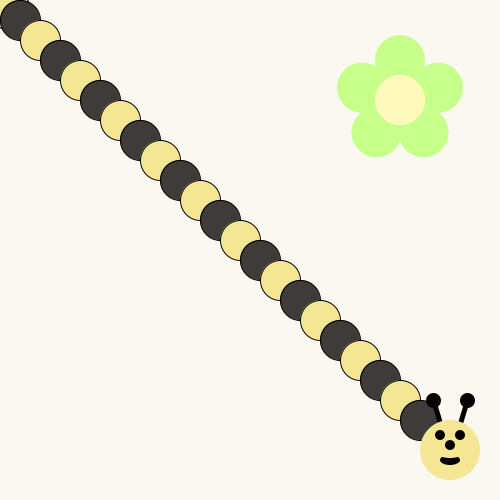
Frame 1 (no input)
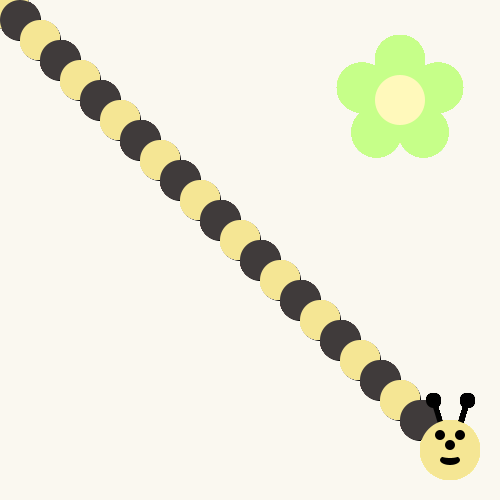
Frame 60 (the mouse pressed at the canvas centre just before this capture)
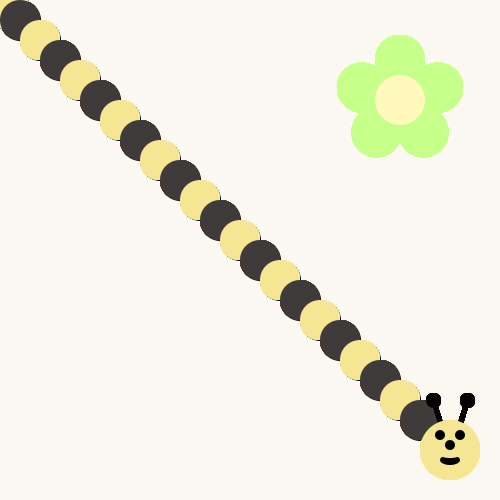
Frame 120 (the mouse held since frame 60 and released just before this capture)

The Processing sketch that drew these frames (run headless with seeded random() and noise(); from frame 60 on, the mouse is pressed at the canvas centre):

// Processing sketch: bumble_bee
// ── bumble_bee.pde
void draw() {
    fill(#F5E694);
    ellipse(10,10,40,40); 
  
     for (int i =0; i < 22; i++) {
       if(i%2 == 0){
       fill(#F5E694);
       }
       else {
       fill(#403B3B); 
       }
       ellipse(i*20,i*20,40,40);
       }
       drawBeeFace (450,450);
       drawFlower (400,100);
/*Use a loop to make a body for the Bee!
Then put his head on using drawBeeFace(x,y)
Use Modulo to make the colors alternate 
*/
}

void drawFlower(int x, int y) {
     noStroke();
     translate(x, y);
     // draw 5 petals, rotating after each one
     fill(#c6ff89);      // green
      for (int i = 0; i < 5; i++) {
           ellipse(0, -40, 50, 50);
          rotate(radians(72));
     }
     fill(#fff9bb); // light yellow
     ellipse(0, 0, 50, 50);
} 
void drawBeeFace(int BeeFaceX, int BeeFaceY) {
     noStroke();
     fill(0, 0, 0);
     stroke(1);
     strokeWeight(5);
     line(BeeFaceX-10, BeeFaceY-27, BeeFaceX-17, BeeFaceY-50);
     line(BeeFaceX+10, BeeFaceY-27, BeeFaceX+17, BeeFaceY-50);
     ellipse(BeeFaceX-17, BeeFaceY-50, 10, 10);
     ellipse(BeeFaceX+17, BeeFaceY-50, 10, 10);
     noStroke();
     fill(#F5E694);
     ellipse(BeeFaceX, BeeFaceY, 60, 60); // face
     fill(255, 237, 209);
     fill(0,0,0);
      ellipse(BeeFaceX-10, BeeFaceY-15, 10, 10); // eyes
     ellipse(BeeFaceX+10, BeeFaceY-15, 10, 10);
      ellipse(BeeFaceX, BeeFaceY-5, 10, 10); // nose
      ellipse(BeeFaceX, BeeFaceY+10, 20, 10);// mouth
     fill(#F5E694);
     ellipse(BeeFaceX, BeeFaceY+5, 20, 6);
}

void setup() {
     ellipseMode(CENTER);
     size(500, 500);
     background(#FAF8F0);
}
